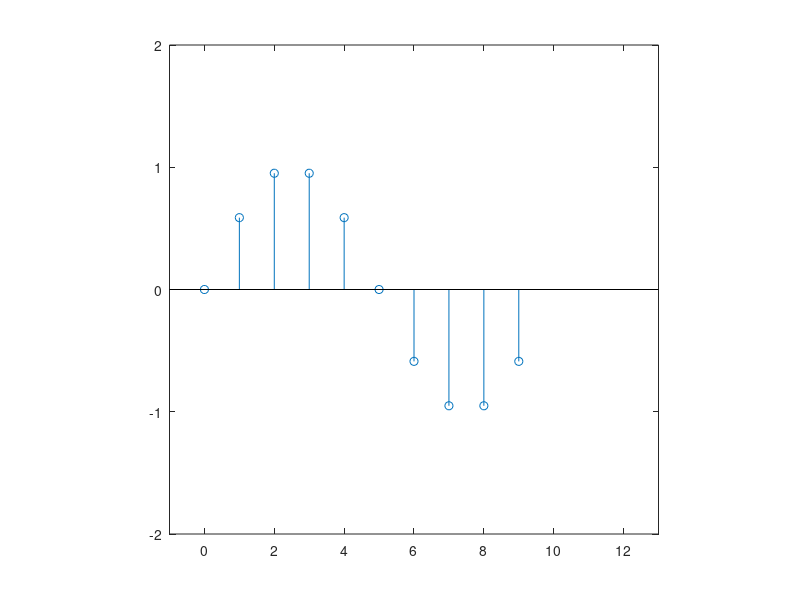

Reproduce this figure in MATLAB.
%% part 1
n = [-3, -2,-1, 0, 1, 2, 3, 4, 5, 6, 7];
x = [0, 0, 0,2, 0, 1, -1, 3, 0, 0, 0];
stem (n, x);       %stem (n+2, x);    stem (n-1, x);   stem (-n, x);  stem (-n+1, x);
axis('square');
xlim([-4 8])
ylim([-3 4])
%% part 2 a
N = 12;
M = 4;   %4, 5, 7, 10;  
n = 0:(2*N-1);
Xm = sin(2*pi*(M/N)*n);
stem (n, Xm);
axis('square');
xlim([-1 24])
ylim([-2 2])
%% part 2 b
w=(2*pi)/5;
k = 1; %2, 4, 6;
n = 0:9;
Xk = sin(w*k*n);
stem (n, Xk);
axis('square');
xlim([-1 10])
ylim([-2 2])
%% part 3
n1= 0;
n2 = 9;
n = n1:n2;
x = sin(2*pi/10*n);
stem(n,x);
axis('square');
xlim([-1 13])
ylim([-2 2])
e = sum(x.^2)
p = e/(n2-n1+1)
